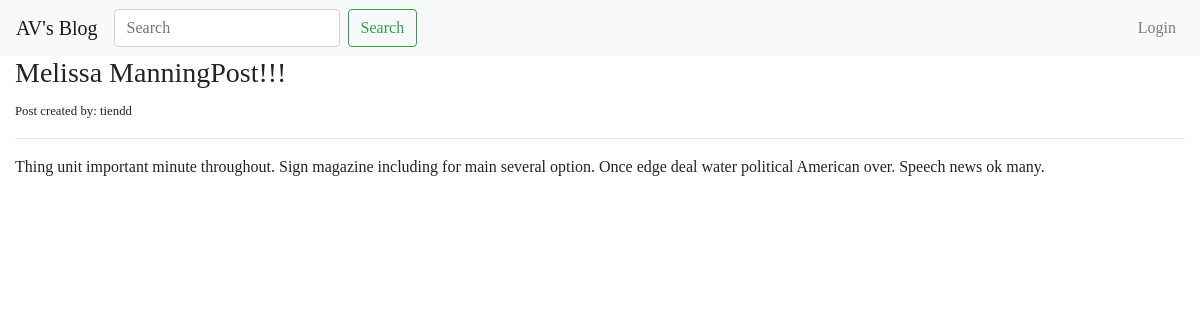
Screenshot of /blog/27 with the database file from the repository.
### blog/models.py (models this page shows, shortened)
class Post(models.Model):
    STATUS_CHOICES = (
        ('draft', 'Draft'),
        ('published', 'Published')
    )
    title = models.CharField(max_length=100, null=True, blank=True, unique=False)
    slug = models.SlugField(max_length=120)
    author = models.ForeignKey(User, related_name='blog_posts', on_delete=models.DO_NOTHING)
    body = models.TextField()
    created = models.DateTimeField(auto_now_add=True)
    updated = models.DateTimeField(auto_now=True)
    status = models.CharField(max_length=10, choices=STATUS_CHOICES, default='draft')

### blog/views.py (the view)
# urls.py: path('blog/<int:id>', views.post_detail, name='post_detail'),
def post_detail(request, id):
    post = get_object_or_404(Post, id=id)
    context = {
        'post': post,
    }
    return render(request, 'blog/post_detail.html', context)

### templates/blog/post_detail.html (shortened to what this page needs)
{% extends 'blog/base.html' %}
{% block content %}
    <h3>{{ post.title }}</h3>
    <small> Post created by: {{ post.author }}</small>
    <hr>
    <p> {{ post.body }}</p>
{% endblock %}

### static/blog/style.css (style rules this page uses)
html { position: relative; min-height: 100%; }
body { font-family: 'Lucida Casaul', 'Comic Sans MS'; }

### rows the page displays
Post: title "Melissa ManningPost!!!", author "tiendd", body "Thing unit important minute throughout. Sign magazine including for main several option. Once edge deal water political American over. Speech news ok many."
